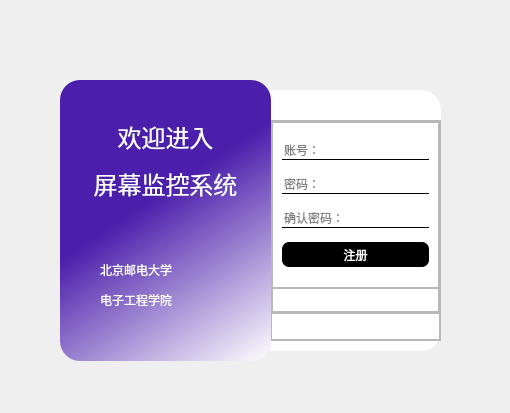
<?xml version="1.0" encoding="UTF-8"?>
<ui version="4.0">
 <class>LoginWindow</class>
 <widget class="QMainWindow" name="LoginWindow">
  <property name="geometry">
   <rect>
    <x>0</x>
    <y>0</y>
    <width>510</width>
    <height>413</height>
   </rect>
  </property>
  <property name="windowTitle">
   <string>MainWindow</string>
  </property>
  <widget class="QWidget" name="centralwidget">
   <widget class="QFrame" name="frame">
    <property name="geometry">
     <rect>
      <x>60</x>
      <y>80</y>
      <width>211</width>
      <height>281</height>
     </rect>
    </property>
    <property name="styleSheet">
     <string notr="true">#frame{
	background-color: qlineargradient(spread:pad, x1:0.659, y1:0.313, x2:1, y2:1, stop:0 rgba(75, 30, 171, 255), stop:1 rgba(255, 255, 255, 255));
border-radius:20px;}</string>
    </property>
    <property name="frameShape">
     <enum>QFrame::StyledPanel</enum>
    </property>
    <property name="frameShadow">
     <enum>QFrame::Raised</enum>
    </property>
    <widget class="QLabel" name="label">
     <property name="geometry">
      <rect>
       <x>10</x>
       <y>30</y>
       <width>191</width>
       <height>101</height>
      </rect>
     </property>
     <property name="styleSheet">
      <string notr="true">color: rgb(255, 255, 255);
font: 9pt &quot;微软雅黑&quot;;
</string>
     </property>
     <property name="text">
      <string>&lt;!DOCTYPE HTML PUBLIC &quot;-//W3C//DTD HTML 4.0//EN&quot; &quot;http://www.w3.org/TR/REC-html40/strict.dtd&quot;&gt;
&lt;html&gt;&lt;head&gt;&lt;meta name=&quot;qrichtext&quot; content=&quot;1&quot; /&gt;&lt;style type=&quot;text/css&quot;&gt;
p, li { white-space: pre-wrap; }
&lt;/style&gt;&lt;/head&gt;&lt;body style=&quot; font-family:'微软雅黑'; font-size:9pt; font-weight:400; font-style:normal;&quot;&gt;
&lt;p align=&quot;center&quot; style=&quot; margin-top:12px; margin-bottom:12px; margin-left:0px; margin-right:0px; -qt-block-indent:0; text-indent:0px;&quot;&gt;&lt;span style=&quot; font-family:'微软雅黑 Light'; font-size:18pt; font-weight:48; color:#ffffff;&quot;&gt;欢迎进入&lt;/span&gt;&lt;/p&gt;
&lt;p align=&quot;center&quot; style=&quot; margin-top:12px; margin-bottom:12px; margin-left:0px; margin-right:0px; -qt-block-indent:0; text-indent:0px;&quot;&gt;&lt;span style=&quot; font-family:'微软雅黑 Light'; font-size:18pt; font-weight:48; color:#ffffff;&quot;&gt;屏幕监控系统&lt;/span&gt;&lt;/p&gt;&lt;/body&gt;&lt;/html&gt;</string>
     </property>
    </widget>
    <widget class="QLabel" name="label_2">
     <property name="geometry">
      <rect>
       <x>40</x>
       <y>170</y>
       <width>121</width>
       <height>71</height>
      </rect>
     </property>
     <property name="styleSheet">
      <string notr="true">color: rgb(255, 255, 255);
font: 12pt &quot;幼圆&quot;;</string>
     </property>
     <property name="text">
      <string>&lt;html&gt;&lt;head/&gt;&lt;body&gt;&lt;p align=&quot;justify&quot;&gt;北京邮电大学&lt;/p&gt;&lt;p align=&quot;justify&quot;&gt;电子工程学院&lt;/p&gt;&lt;/body&gt;&lt;/html&gt;</string>
     </property>
    </widget>
   </widget>
   <widget class="QFrame" name="frame_2">
    <property name="geometry">
     <rect>
      <x>270</x>
      <y>90</y>
      <width>171</width>
      <height>261</height>
     </rect>
    </property>
    <property name="styleSheet">
     <string notr="true">#frame_2
{
	background-color: rgb(255, 255, 255);
	
	border-top-right-radius:20px;
	border-bottom-right-radius:20px;
}</string>
    </property>
    <property name="frameShape">
     <enum>QFrame::StyledPanel</enum>
    </property>
    <property name="frameShadow">
     <enum>QFrame::Raised</enum>
    </property>
    <property name="lineWidth">
     <number>0</number>
    </property>
    <widget class="QPushButton" name="pushButton">
     <property name="geometry">
      <rect>
       <x>130</x>
       <y>0</y>
       <width>31</width>
       <height>31</height>
      </rect>
     </property>
     <property name="contextMenuPolicy">
      <enum>Qt::DefaultContextMenu</enum>
     </property>
     <property name="styleSheet">
      <string notr="true">QPushButton{
	border:None;
}

QPushButton:hover{
	padding-bottom:5px;
}</string>
     </property>
     <property name="text">
      <string/>
     </property>
     <property name="icon">
      <iconset resource="res.qrc">
       <normaloff>:/icons/icons/关闭.png</normaloff>:/icons/icons/关闭.png</iconset>
     </property>
     <property name="iconSize">
      <size>
       <width>25</width>
       <height>25</height>
      </size>
     </property>
    </widget>
    <widget class="QFrame" name="frame_3">
     <property name="geometry">
      <rect>
       <x>0</x>
       <y>30</y>
       <width>171</width>
       <height>221</height>
      </rect>
     </property>
     <property name="minimumSize">
      <size>
       <width>171</width>
       <height>221</height>
      </size>
     </property>
     <property name="frameShape">
      <enum>QFrame::StyledPanel</enum>
     </property>
     <property name="frameShadow">
      <enum>QFrame::Raised</enum>
     </property>
     <property name="lineWidth">
      <number>0</number>
     </property>
     <layout class="QVBoxLayout" name="verticalLayout">
      <property name="spacing">
       <number>0</number>
      </property>
      <property name="leftMargin">
       <number>0</number>
      </property>
      <property name="topMargin">
       <number>0</number>
      </property>
      <property name="rightMargin">
       <number>0</number>
      </property>
      <property name="bottomMargin">
       <number>0</number>
      </property>
      <item>
       <widget class="QFrame" name="frame_4">
        <property name="sizePolicy">
         <sizepolicy hsizetype="Preferred" vsizetype="Expanding">
          <horstretch>0</horstretch>
          <verstretch>7</verstretch>
         </sizepolicy>
        </property>
        <property name="frameShape">
         <enum>QFrame::StyledPanel</enum>
        </property>
        <property name="frameShadow">
         <enum>QFrame::Raised</enum>
        </property>
        <property name="lineWidth">
         <number>0</number>
        </property>
        <layout class="QVBoxLayout" name="verticalLayout_3">
         <property name="spacing">
          <number>0</number>
         </property>
         <property name="leftMargin">
          <number>0</number>
         </property>
         <property name="topMargin">
          <number>0</number>
         </property>
         <property name="rightMargin">
          <number>0</number>
         </property>
         <property name="bottomMargin">
          <number>0</number>
         </property>
         <item>
          <widget class="QFrame" name="frame_6">
           <property name="sizePolicy">
            <sizepolicy hsizetype="Preferred" vsizetype="Expanding">
             <horstretch>0</horstretch>
             <verstretch>7</verstretch>
            </sizepolicy>
           </property>
           <property name="toolTipDuration">
            <number>0</number>
           </property>
           <property name="frameShape">
            <enum>QFrame::StyledPanel</enum>
           </property>
           <property name="frameShadow">
            <enum>QFrame::Raised</enum>
           </property>
           <property name="lineWidth">
            <number>0</number>
           </property>
           <layout class="QVBoxLayout" name="verticalLayout_4">
            <property name="spacing">
             <number>0</number>
            </property>
            <property name="leftMargin">
             <number>0</number>
            </property>
            <property name="topMargin">
             <number>0</number>
            </property>
            <property name="rightMargin">
             <number>0</number>
            </property>
            <property name="bottomMargin">
             <number>0</number>
            </property>
            <item>
             <widget class="QStackedWidget" name="stackedWidget_2">
              <property name="styleSheet">
               <string notr="true">QLineEdit{
	
	background-color: rgba(255, 255, 255,0);
	border:None;
	border-bottom:1px solid black;
}
QPushButton{
	background-color: rgb(0, 0, 0);
	color: rgb(255, 255, 255);
	border:None;
	border-radius:7px;
}
QPushButton:pressed{
	padding-top:5px;
	padding-left:5px;
}


</string>
              </property>
              <property name="currentIndex">
               <number>1</number>
              </property>
              <widget class="QWidget" name="page_Login">
               <layout class="QVBoxLayout" name="verticalLayout_5">
                <item>
                 <widget class="QLineEdit" name="lineEdit_L_account">
                  <property name="minimumSize">
                   <size>
                    <width>0</width>
                    <height>25</height>
                   </size>
                  </property>
                  <property name="placeholderText">
                   <string>账号：</string>
                  </property>
                 </widget>
                </item>
                <item>
                 <widget class="QLineEdit" name="lineEdit_L_password">
                  <property name="minimumSize">
                   <size>
                    <width>0</width>
                    <height>25</height>
                   </size>
                  </property>
                  <property name="echoMode">
                   <enum>QLineEdit::Password</enum>
                  </property>
                  <property name="placeholderText">
                   <string>密码：</string>
                  </property>
                 </widget>
                </item>
                <item>
                 <widget class="QPushButton" name="pushButton_L_sure">
                  <property name="minimumSize">
                   <size>
                    <width>0</width>
                    <height>30</height>
                   </size>
                  </property>
                  <property name="text">
                   <string>确认</string>
                  </property>
                 </widget>
                </item>
               </layout>
              </widget>
              <widget class="QWidget" name="page_Register">
               <layout class="QVBoxLayout" name="verticalLayout_6">
                <item>
                 <widget class="QLineEdit" name="lineEdit_R_account">
                  <property name="minimumSize">
                   <size>
                    <width>0</width>
                    <height>20</height>
                   </size>
                  </property>
                  <property name="placeholderText">
                   <string>账号：</string>
                  </property>
                 </widget>
                </item>
                <item>
                 <widget class="QLineEdit" name="lineEdit__R_password_1">
                  <property name="minimumSize">
                   <size>
                    <width>0</width>
                    <height>20</height>
                   </size>
                  </property>
                  <property name="echoMode">
                   <enum>QLineEdit::Password</enum>
                  </property>
                  <property name="placeholderText">
                   <string>密码：</string>
                  </property>
                 </widget>
                </item>
                <item>
                 <widget class="QLineEdit" name="lineEdit__R_password_2">
                  <property name="minimumSize">
                   <size>
                    <width>0</width>
                    <height>20</height>
                   </size>
                  </property>
                  <property name="echoMode">
                   <enum>QLineEdit::Password</enum>
                  </property>
                  <property name="placeholderText">
                   <string>确认密码：</string>
                  </property>
                 </widget>
                </item>
                <item>
                 <widget class="QPushButton" name="pushButton_R_sure">
                  <property name="minimumSize">
                   <size>
                    <width>0</width>
                    <height>25</height>
                   </size>
                  </property>
                  <property name="text">
                   <string>注册</string>
                  </property>
                 </widget>
                </item>
               </layout>
              </widget>
             </widget>
            </item>
           </layout>
          </widget>
         </item>
         <item>
          <widget class="QFrame" name="frame_7">
           <property name="sizePolicy">
            <sizepolicy hsizetype="Preferred" vsizetype="Expanding">
             <horstretch>0</horstretch>
             <verstretch>1</verstretch>
            </sizepolicy>
           </property>
           <property name="styleSheet">
            <string notr="true">QPushButton{
	border:None;
}
QPushButton:pressed{
	padding-top:3px;
	padding-left:3px;
}</string>
           </property>
           <property name="frameShape">
            <enum>QFrame::StyledPanel</enum>
           </property>
           <property name="frameShadow">
            <enum>QFrame::Raised</enum>
           </property>
           <property name="lineWidth">
            <number>0</number>
           </property>
           <layout class="QHBoxLayout" name="horizontalLayout">
            <property name="topMargin">
             <number>0</number>
            </property>
            <property name="bottomMargin">
             <number>0</number>
            </property>
            <item>
             <widget class="QPushButton" name="pushButton_Login">
              <property name="text">
               <string/>
              </property>
              <property name="icon">
               <iconset resource="res.qrc">
                <normaloff>:/icons/icons/登录.png</normaloff>:/icons/icons/登录.png</iconset>
              </property>
             </widget>
            </item>
            <item>
             <widget class="QPushButton" name="pushButton_Register">
              <property name="text">
               <string/>
              </property>
              <property name="icon">
               <iconset resource="res.qrc">
                <normaloff>:/icons/icons/注册.png</normaloff>:/icons/icons/注册.png</iconset>
              </property>
             </widget>
            </item>
           </layout>
          </widget>
         </item>
        </layout>
       </widget>
      </item>
      <item>
       <widget class="QFrame" name="frame_5">
        <property name="sizePolicy">
         <sizepolicy hsizetype="Preferred" vsizetype="Expanding">
          <horstretch>0</horstretch>
          <verstretch>1</verstretch>
         </sizepolicy>
        </property>
        <property name="frameShape">
         <enum>QFrame::StyledPanel</enum>
        </property>
        <property name="frameShadow">
         <enum>QFrame::Raised</enum>
        </property>
        <property name="lineWidth">
         <number>0</number>
        </property>
        <layout class="QVBoxLayout" name="verticalLayout_2">
         <property name="spacing">
          <number>0</number>
         </property>
         <property name="leftMargin">
          <number>0</number>
         </property>
         <property name="topMargin">
          <number>0</number>
         </property>
         <property name="rightMargin">
          <number>0</number>
         </property>
         <property name="bottomMargin">
          <number>0</number>
         </property>
         <item>
          <widget class="QStackedWidget" name="stackedWidget">
           <property name="currentIndex">
            <number>0</number>
           </property>
           <widget class="QWidget" name="page"/>
           <widget class="QWidget" name="page_2">
            <layout class="QHBoxLayout" name="horizontalLayout_2">
             <property name="spacing">
              <number>0</number>
             </property>
             <property name="leftMargin">
              <number>0</number>
             </property>
             <property name="topMargin">
              <number>0</number>
             </property>
             <property name="rightMargin">
              <number>0</number>
             </property>
             <property name="bottomMargin">
              <number>0</number>
             </property>
             <item alignment="Qt::AlignHCenter">
              <widget class="QLabel" name="label_3">
               <property name="styleSheet">
                <string notr="true">color: rgb(255, 0, 0);</string>
               </property>
               <property name="text">
                <string>账号或密码不能为空</string>
               </property>
              </widget>
             </item>
            </layout>
           </widget>
           <widget class="QWidget" name="page_3">
            <layout class="QHBoxLayout" name="horizontalLayout_3">
             <property name="spacing">
              <number>0</number>
             </property>
             <property name="leftMargin">
              <number>0</number>
             </property>
             <property name="topMargin">
              <number>0</number>
             </property>
             <property name="rightMargin">
              <number>0</number>
             </property>
             <property name="bottomMargin">
              <number>0</number>
             </property>
             <item alignment="Qt::AlignHCenter">
              <widget class="QLabel" name="label_4">
               <property name="styleSheet">
                <string notr="true">color: rgb(255, 0, 0);</string>
               </property>
               <property name="text">
                <string>账号或密码错误</string>
               </property>
              </widget>
             </item>
            </layout>
           </widget>
           <widget class="QWidget" name="page_4">
            <layout class="QHBoxLayout" name="horizontalLayout_4">
             <property name="spacing">
              <number>0</number>
             </property>
             <property name="leftMargin">
              <number>0</number>
             </property>
             <property name="topMargin">
              <number>0</number>
             </property>
             <property name="rightMargin">
              <number>0</number>
             </property>
             <property name="bottomMargin">
              <number>0</number>
             </property>
             <item alignment="Qt::AlignHCenter">
              <widget class="QLabel" name="label_5">
               <property name="styleSheet">
                <string notr="true">color: rgb(255, 0, 0);</string>
               </property>
               <property name="text">
                <string>密码不一致</string>
               </property>
              </widget>
             </item>
            </layout>
           </widget>
           <widget class="QWidget" name="page_5">
            <layout class="QHBoxLayout" name="horizontalLayout_5">
             <property name="spacing">
              <number>0</number>
             </property>
             <property name="leftMargin">
              <number>0</number>
             </property>
             <property name="topMargin">
              <number>0</number>
             </property>
             <property name="rightMargin">
              <number>0</number>
             </property>
             <property name="bottomMargin">
              <number>0</number>
             </property>
             <item alignment="Qt::AlignHCenter">
              <widget class="QLabel" name="label_6">
               <property name="styleSheet">
                <string notr="true">color: rgb(51, 33, 255);</string>
               </property>
               <property name="text">
                <string>注册成功！！</string>
               </property>
              </widget>
             </item>
            </layout>
           </widget>
          </widget>
         </item>
        </layout>
       </widget>
      </item>
     </layout>
    </widget>
   </widget>
   <zorder>frame_2</zorder>
   <zorder>frame</zorder>
  </widget>
 </widget>
 <resources>
  <include location="res.qrc"/>
 </resources>
 <connections>
  <connection>
   <sender>pushButton</sender>
   <signal>clicked()</signal>
   <receiver>LoginWindow</receiver>
   <slot>close()</slot>
   <hints>
    <hint type="sourcelabel">
     <x>416</x>
     <y>107</y>
    </hint>
    <hint type="destinationlabel">
     <x>513</x>
     <y>72</y>
    </hint>
   </hints>
  </connection>
 </connections>
</ui>
